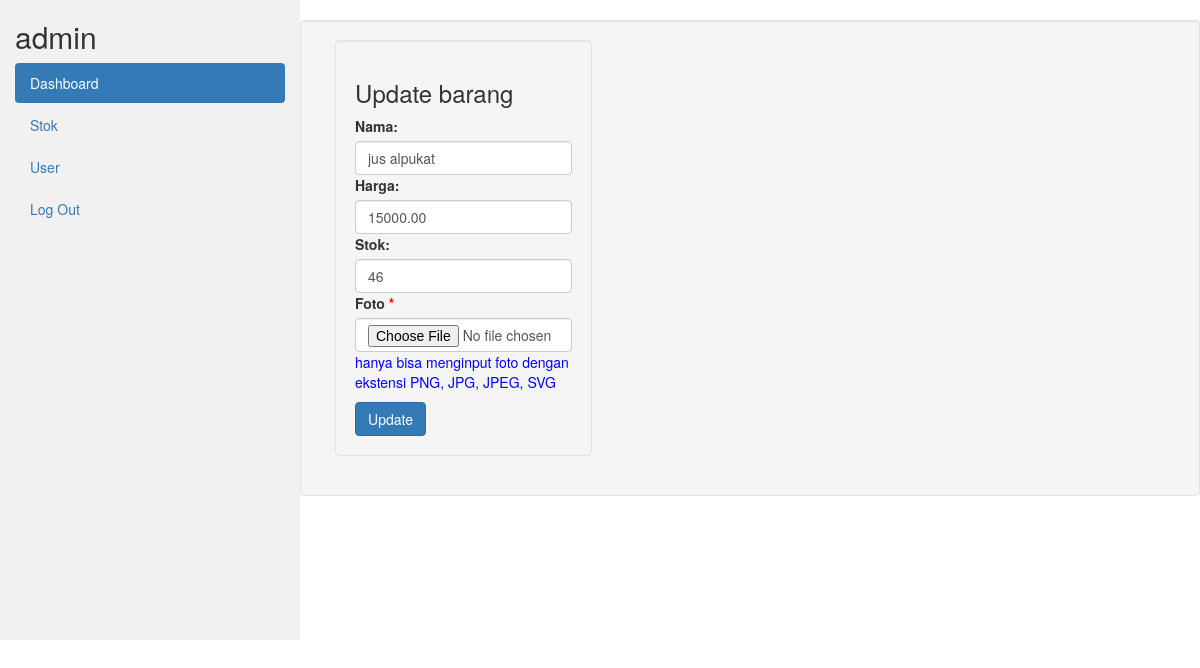
The app's page /petugas/index.php?page=edit_barang&id_produk=7 (signed in) with its own data.
### tables this page shows
CREATE TABLE `produk` (
  `id_produk` int(11) NOT NULL,
  `nama_produk` varchar(255) NOT NULL,
  `harga` decimal(10,2) NOT NULL,
  `stok` int(11) NOT NULL,
  `terjual` int(255) NOT NULL,
  `foto` varchar(255) DEFAULT NULL
);

### petugas/edit_barang.php (the view, shortened to what this page needs)
<?php
include_once("../conn/koneksi.php");
$id = $_GET['id_produk'];
$result1 = mysqli_query($koneksi, "SELECT * FROM produk WHERE id_produk=$id");
while ($barang_data = mysqli_fetch_array($result1)) {
    $name = $barang_data['nama_produk'];
    $harga = $barang_data['harga'];
    $stok = $barang_data['stok'];
}
?>
<div class="row well">
    <div class="col-md-4">
        <div class="card well">
            <div class="card-header">
                <h3 class="">Update barang</h3>
            </div>
            <div class="card-body">
                <form action="" method="POST" enctype="multipart/form-data">
                    <div class="mb-3 mt-3">
                        <label for="nama" class="form-label">Nama:</label>
                        <input type="text" class="form-control" id="nama_produk" value="<?php echo $name; ?>" placeholder="Masukkan Nama" name="nama_produk">
                    </div>
                    <div class="mb-3">
                        <label for="harga" class="form-label">Harga:</label>
                        <input type="text" class="form-control" id="harga" value="<?php echo $harga; ?>" placeholder="Masukkan Harga" name="harga">
                    </div>
                    <div class="mb-3">
                        <label for="stok" class="form-label">Stok:</label>
                        <input type="text" class="form-control" id="stok" value="<?php echo $stok; ?>" placeholder="Masukkan Stok" name="stok">
                    </div>
                    <div class="mb-3">
                        <label for="foto" class="form-label">Foto<span style="color: red;"> *</span></label>
                        <input type="file" class="form-control" id="foto" name="foto">
                        <p style="color: blue;">hanya bisa menginput foto dengan ekstensi PNG, JPG, JPEG, SVG</p>
                    </div>
                    <button type="submit" name="update" class="btn btn-primary">Update</button>
                </form>
            </div>
        </div>
    </div>
</div>

### records on screen
produk: nama_produk "jus alpukat", harga "15000.00", stok "46"

### other values on screen
$_SESSION['level'] "admin"
